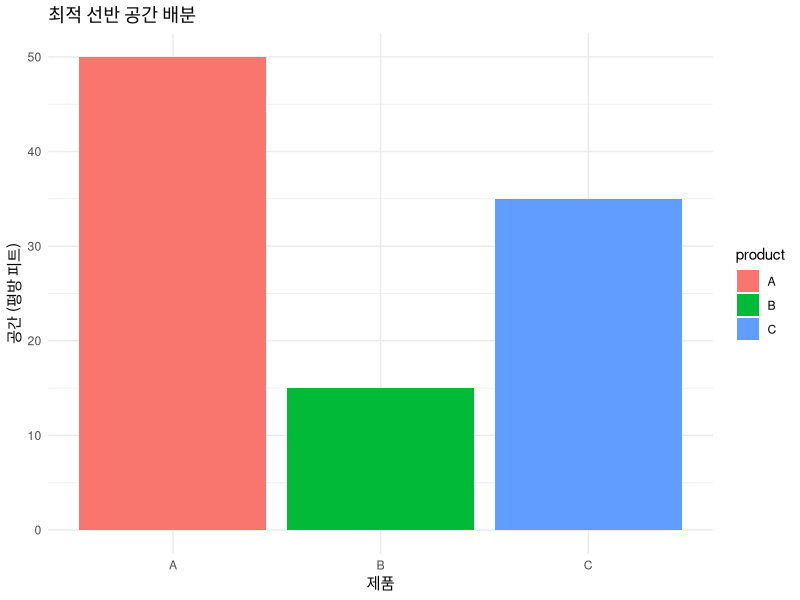

Source code (R):
library(lpSolve)
library(tidyverse)
library(ggplot2)

# 데이터 설정
margins <- c(5, 3, 4)  # 제품별 수익 마진
sales_rate <- c(2, 1.5, 1.8)  # 공간 단위당 매출
min_space <- c(10, 15, 12)  # 최소 공간
max_space <- c(50, 40, 45)  # 최대 공간
total_space <- 100  # 총 공간

# 목표 함수
objective <- margins * sales_rate

# 제약 조건
constraints <- rbind(
  diag(3),  # 각 제품 최소 공간
  diag(3),  # 각 제품 최대 공간
  rep(1, 3)  # 총 공간
)
rhs <- c(min_space, max_space, total_space)
direction <- c(">=", ">=", ">=", "<=", "<=", "<=", "=")  # 수정: 7개 제약

# 최적화
result <- lp("max", objective, constraints, direction, rhs)
cat("최적 공간:", result$solution, "\n")
cat("최대 수익:", result$objval, "\n")

# 시각화 데이터
optimal <- tibble(
  product = c("A", "B", "C"),
  space = result$solution
)

# 막대 차트
ggplot(optimal, aes(x = product, y = space, fill = product)) +
  geom_bar(stat = "identity") +
  labs(title = "최적 선반 공간 배분", x = "제품", y = "공간 (평방 피트)") +
  theme_minimal()
